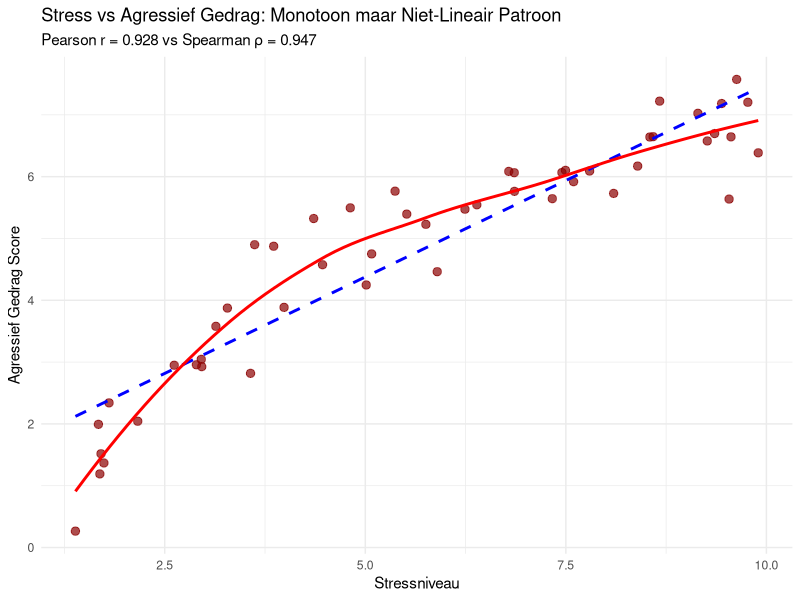
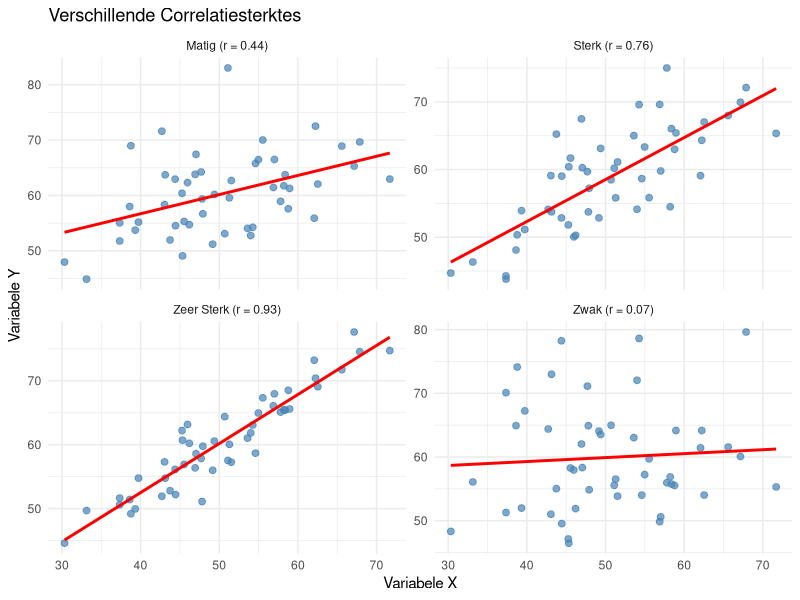
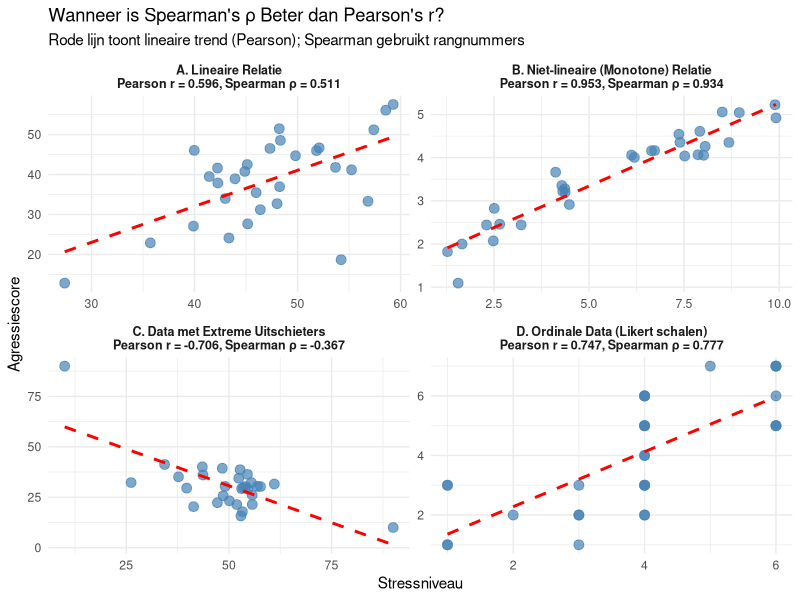

The R source for these figures, in order:
# Generate Remaining Images for Dodona Correlation Exercises (Part 2)

library(ggplot2)
library(dplyr)
library(gridExtra)

# ============================================================================
# IMAGE 3.14: Monotoon vs Lineair (Q14)
# ============================================================================
set.seed(456)
n <- 50

# Genereer monotoon toenemend maar gebogen patroon (logaritmisch)
stress <- runif(n, 1, 10)
agressie <- 3 * log(stress) + rnorm(n, 0, 0.5)

# Bereken beide correlaties
pearson_r <- round(cor(stress, agressie, method = "pearson"), 3)
spearman_rho <- round(cor(stress, agressie, method = "spearman"), 3)

data_plot <- data.frame(stress = stress, agressie = agressie)

p3.14 <- ggplot(data_plot, aes(x = stress, y = agressie)) +
  geom_point(color = "darkred", size = 2.5, alpha = 0.7) +
  geom_smooth(method = "lm", se = FALSE, color = "blue", linetype = "dashed", 
              aes(color = "Lineaire lijn (Pearson)")) +
  geom_smooth(method = "loess", se = FALSE, color = "red", linewidth = 1,
              aes(color = "Werkelijke curve")) +
  scale_color_manual(values = c("Lineaire lijn (Pearson)" = "blue", 
                               "Werkelijke curve" = "red")) +
  labs(
    title = "Stress vs Agressief Gedrag: Monotoon maar Niet-Lineair Patroon",
    subtitle = paste0("Pearson r = ", pearson_r, " vs Spearman ρ = ", spearman_rho),
    x = "Stressniveau",
    y = "Agressief Gedrag Score",
    color = "Methode"
  ) +
  theme_minimal() +
  theme(legend.position = "bottom")

ggsave("dodona_images/question_3.14.png", p3.14, width = 10, height = 6, dpi = 300)

# ============================================================================
# IMAGE 3.15: Correlatie Sterkte (Q15)
# ============================================================================
set.seed(123)
n <- 50

# Genereer data met verschillende correlatiesterktes
x_basis <- rnorm(n, 50, 10)

# Zeer sterke correlatie (r ≈ 0.9)
y_zeer_sterk <- 0.9 * scale(x_basis)[,1] * 8 + rnorm(n, 60, 3)

# Sterke correlatie (r ≈ 0.7)
y_sterk <- 0.7 * scale(x_basis)[,1] * 8 + rnorm(n, 60, 5)

# Matige correlatie (r ≈ 0.5)
y_matig <- 0.5 * scale(x_basis)[,1] * 8 + rnorm(n, 60, 7)

# Zwakke correlatie (r ≈ 0.3)
y_zwak <- 0.3 * scale(x_basis)[,1] * 8 + rnorm(n, 60, 9)

data_sterkte <- data.frame(
  x = rep(x_basis, 4),
  y = c(y_zeer_sterk, y_sterk, y_matig, y_zwak),
  type = rep(c(
    paste0("Zeer Sterk (r = ", round(cor(x_basis, y_zeer_sterk), 2), ")"),
    paste0("Sterk (r = ", round(cor(x_basis, y_sterk), 2), ")"),
    paste0("Matig (r = ", round(cor(x_basis, y_matig), 2), ")"),
    paste0("Zwak (r = ", round(cor(x_basis, y_zwak), 2), ")")
  ), each = n)
)

p3.15 <- ggplot(data_sterkte, aes(x = x, y = y)) +
  geom_point(color = "steelblue", size = 2, alpha = 0.7) +
  geom_smooth(method = "lm", se = FALSE, color = "red", formula = y ~ x) +
  facet_wrap(~ type, scales = "free_y", ncol = 2) +
  labs(
    title = "Verschillende Correlatiesterktes",
    x = "Variabele X",
    y = "Variabele Y"
  ) +
  theme_minimal()

ggsave("dodona_images/question_3.15.png", p3.15, width = 10, height = 8, dpi = 300)

# ============================================================================
# IMAGE 3.18: Wanneer Spearman (Q18)
# ============================================================================
set.seed(789)
n <- 30

# 1. Lineaire relatie
stress_niveau_1 <- rnorm(n, 50, 10)
agressie_score_1 <- 0.8 * stress_niveau_1 + rnorm(n, 0, 8)
pearson_1 <- round(cor(stress_niveau_1, agressie_score_1, method = "pearson"), 3)
spearman_1 <- round(cor(stress_niveau_1, agressie_score_1, method = "spearman"), 3)

# 2. Niet-lineaire maar monotone relatie
stress_niveau_2 <- runif(n, 1, 10)
agressie_score_2 <- 2 * log(stress_niveau_2 + 1) + rnorm(n, 0, 0.3)
pearson_2 <- round(cor(stress_niveau_2, agressie_score_2, method = "pearson"), 3)
spearman_2 <- round(cor(stress_niveau_2, agressie_score_2, method = "spearman"), 3)

# 3. Data met extreme uitschieters
stress_niveau_3 <- c(rnorm(n-2, 50, 8), 90, 10)
agressie_score_3 <- c(0.6 * rnorm(n-2, 50, 8) + rnorm(n-2, 0, 5), 10, 90)
pearson_3 <- round(cor(stress_niveau_3, agressie_score_3, method = "pearson"), 3)
spearman_3 <- round(cor(stress_niveau_3, agressie_score_3, method = "spearman"), 3)

# 4. Ordinale data (Likert schalen)
stress_niveau_4 <- sample(1:7, n, replace = TRUE, prob = c(0.1, 0.15, 0.2, 0.3, 0.15, 0.08, 0.02))
agressie_score_4 <- pmax(1, pmin(7, stress_niveau_4 + sample(-2:2, n, replace = TRUE)))
pearson_4 <- round(cor(stress_niveau_4, agressie_score_4, method = "pearson"), 3)
spearman_4 <- round(cor(stress_niveau_4, agressie_score_4, method = "spearman"), 3)

data1 <- data.frame(x = stress_niveau_1, y = agressie_score_1, 
                    type = paste0("A. Lineaire Relatie\nPearson r = ", pearson_1, ", Spearman ρ = ", spearman_1))
data2 <- data.frame(x = stress_niveau_2, y = agressie_score_2, 
                    type = paste0("B. Niet-lineaire (Monotone) Relatie\nPearson r = ", pearson_2, ", Spearman ρ = ", spearman_2))
data3 <- data.frame(x = stress_niveau_3, y = agressie_score_3, 
                    type = paste0("C. Data met Extreme Uitschieters\nPearson r = ", pearson_3, ", Spearman ρ = ", spearman_3))
data4 <- data.frame(x = stress_niveau_4, y = agressie_score_4, 
                    type = paste0("D. Ordinale Data (Likert schalen)\nPearson r = ", pearson_4, ", Spearman ρ = ", spearman_4))

all_data <- rbind(data1, data2, data3, data4)

p3.18 <- ggplot(all_data, aes(x = x, y = y)) +
  geom_point(size = 3, color = "steelblue", alpha = 0.7) +
  geom_smooth(method = "lm", se = FALSE, color = "red", linetype = "dashed", formula = y ~ x) +
  facet_wrap(~ type, scales = "free", ncol = 2) +
  labs(
    title = "Wanneer is Spearman's ρ Beter dan Pearson's r?",
    subtitle = "Rode lijn toont lineaire trend (Pearson); Spearman gebruikt rangnummers",
    x = "Stressniveau",
    y = "Agressiescore"
  ) +
  theme_minimal() +
  theme(strip.text = element_text(size = 9, face = "bold"))

ggsave("dodona_images/question_3.18.png", p3.18, width = 12, height = 8, dpi = 300)

print("Second batch of images generated:")
print("- question_3.14.png (Monotoon vs lineair)")
print("- question_3.15.png (Correlatie sterkte)")  
print("- question_3.18.png (Wanneer Spearman)")